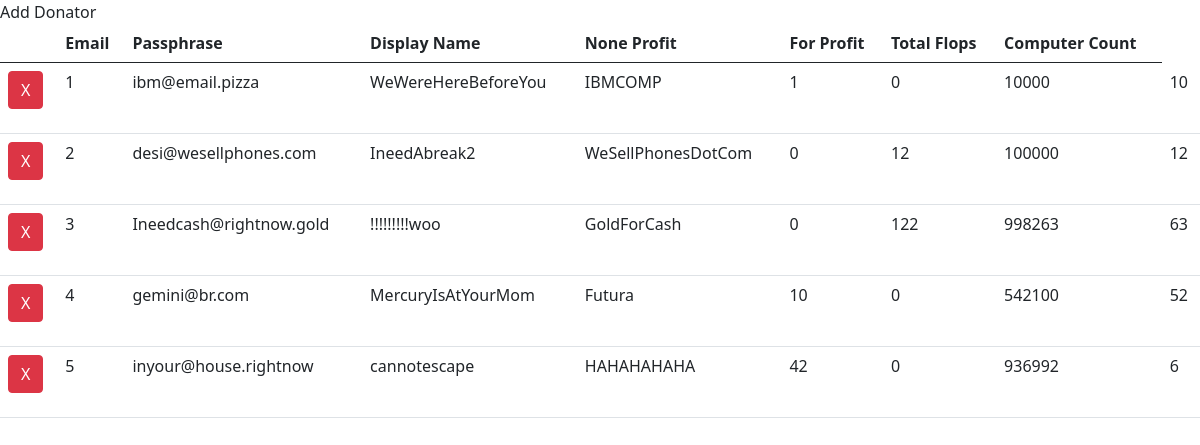
Screenshot of /sabanciathome/donators.php with the database file from the repository.
### tables this page shows
CREATE TABLE Donator (
    user_id INT NOT NULL AUTO_INCREMENT,
    email VARCHAR(50),
    passphrase VARCHAR(50),
    display_name VARCHAR(100),
    none_profit INT,
    for_profit INT,
    total_flops INT,
    computer_count INT,
    PRIMARY KEY(user_id)
);

### sabanciathome/donators.php (the view, shortened to what this page needs)
<?php
include "config.php";
include "header.php";
?>
<a href="insertdonator.php">Add Donator</a>
<?php
$sql_statement = "SELECT * FROM `donator`";
$result = mysqli_query($db, $sql_statement);
$donators = array();
while ($row = mysqli_fetch_assoc($result)) {
    array_push($donators, $row);
}
?>
<table class="table">
    <thead>
        <tr>
            <th></th>
            <th>Email</th>
            <th>Passphrase</th>
            <th>Display Name</th>
            <th>None Profit</th>
            <th>For Profit</th>
            <th>Total Flops</th>
            <th>Computer Count</th>
        </tr>
    </thead>
    <tbody>
        <?php foreach ($donators as $donator): ?>
            <tr>
                <td>
                    <form action="deletecustomer.php" method="POST">
                        <input type="submit" class="btn btn-danger" value="X" />
                    </form>
                </td>
                <td><?php echo $donator['user_id']; ?></td>
                <td><?php echo $donator['email']; ?></td>
                <td><?php echo $donator['passphrase']; ?></td>
                <td><?php echo $donator['display_name']; ?></td>
                <td><?php echo $donator['none_profit']; ?></td>
                <td><?php echo $donator['for_profit']; ?></td>
                <td><?php echo $donator['total_flops']; ?></td>
                <td><?php echo $donator['computer_count']; ?></td>
            </tr>
        <?php endforeach; ?>
    </tbody>
</table>

### rows the page displays
donator: user_id "1", email "ibm@email.pizza", passphrase "WeWereHereBeforeYou", display_name "IBMCOMP", none_profit "1", for_profit "0", total_flops "10000", computer_count "10"
donator: user_id "2", email "desi@wesellphones.com", passphrase "IneedAbreak2", display_name "WeSellPhonesDotCom", none_profit "0", for_profit "12", total_flops "100000", computer_count "12"
donator: user_id "3", email "Ineedcash@rightnow.gold", passphrase "!!!!!!!!!woo", display_name "GoldForCash", none_profit "0", for_profit "122", total_flops "998263", computer_count "63"
donator: user_id "4", email "gemini@br.com", passphrase "MercuryIsAtYourMom", display_name "Futura", none_profit "10", for_profit "0", total_flops "542100", computer_count "52"
donator: user_id "5", email "inyour@house.rightnow", passphrase "cannotescape", display_name "HAHAHAHAHA", none_profit "42", for_profit "0", total_flops "936992", computer_count "6"
